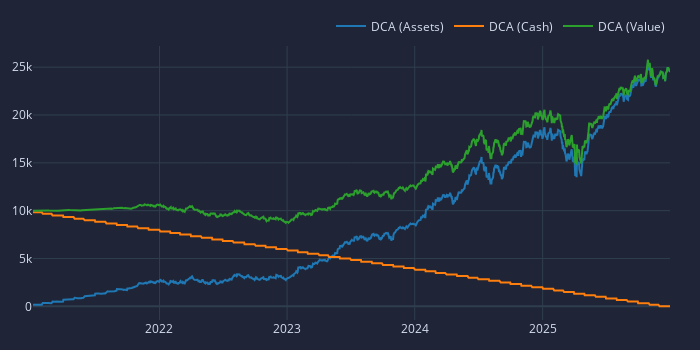

Notebook cell for this chart:
### Markdown cell above
## 2b. The "Real" Baseline: Monthly Savings Plan (DCA)

Instead of investing $10k at once, let's invest $1,000 every month.

### Code cell
# Create a mask for the first day of every month
month_mask = ~price.index.to_period('M').duplicated()

# Define size: our initial cash divided by the number of assets
# and divided by the number of months we will be investing
dca_size = np.full_like(price, np.nan)
dca_size[month_mask] = 10000 / len(symbols) / sum(month_mask)

pf_dca = vbt.Portfolio.from_orders(
    price, 
    dca_size, 
    size_type='value', 
    init_cash=10000 / len(symbols),
    fees=0.001,
)

print(f"DCA Total Return: {pf_dca.total_return().mean():.2%}")
# Plot the value growth over time
fig = pf_dca.asset_value().sum(axis=1).vbt.plot(trace_kwargs=dict(name='DCA (Assets)'))
pf_dca.cash().sum(axis=1).vbt.plot(trace_kwargs=dict(name='DCA (Cash)'), fig=fig)
pf_dca.value().sum(axis=1).vbt.plot(trace_kwargs=dict(name='DCA (Value)'), fig=fig)
fig.write_image('dca_value_growth.svg')
fig.show()

### Figure 1 — Plotly figure (JSON) as saved in the notebook; plotly's stock layout.template omitted (floating-point values rounded to 4 significant figures; data arrays with more than 128 entries replaced by an {"elided": "..."} marker saying what was removed)
{"data": [{"name": "DCA (Assets)", "showlegend": true, "type": "scatter", "uid": "e9ff6856-1b84-4655-bae3-b5291972da8e", "x": {"elided": "1255 str values"}, "y": {"elided": "1255 float values"}}, {"name": "DCA (Cash)", "showlegend": true, "type": "scatter", "uid": "33f148ce-c47e-4390-ad21-24a8dadcfcf1", "x": {"elided": "1255 str values"}, "y": {"elided": "1255 float values"}}, {"name": "DCA (Value)", "showlegend": true, "type": "scatter", "uid": "2acb89f5-16bd-45d8-b5bc-489faad34306", "x": {"elided": "1255 str values"}, "y": {"elided": "1255 float values"}}], "layout": {"height": 350, "legend": {"orientation": "h", "traceorder": "normal", "x": 1, "xanchor": "right", "y": 1.02, "yanchor": "bottom"}, "margin": {"b": 30, "l": 30, "r": 30, "t": 30}, "width": 700}}
